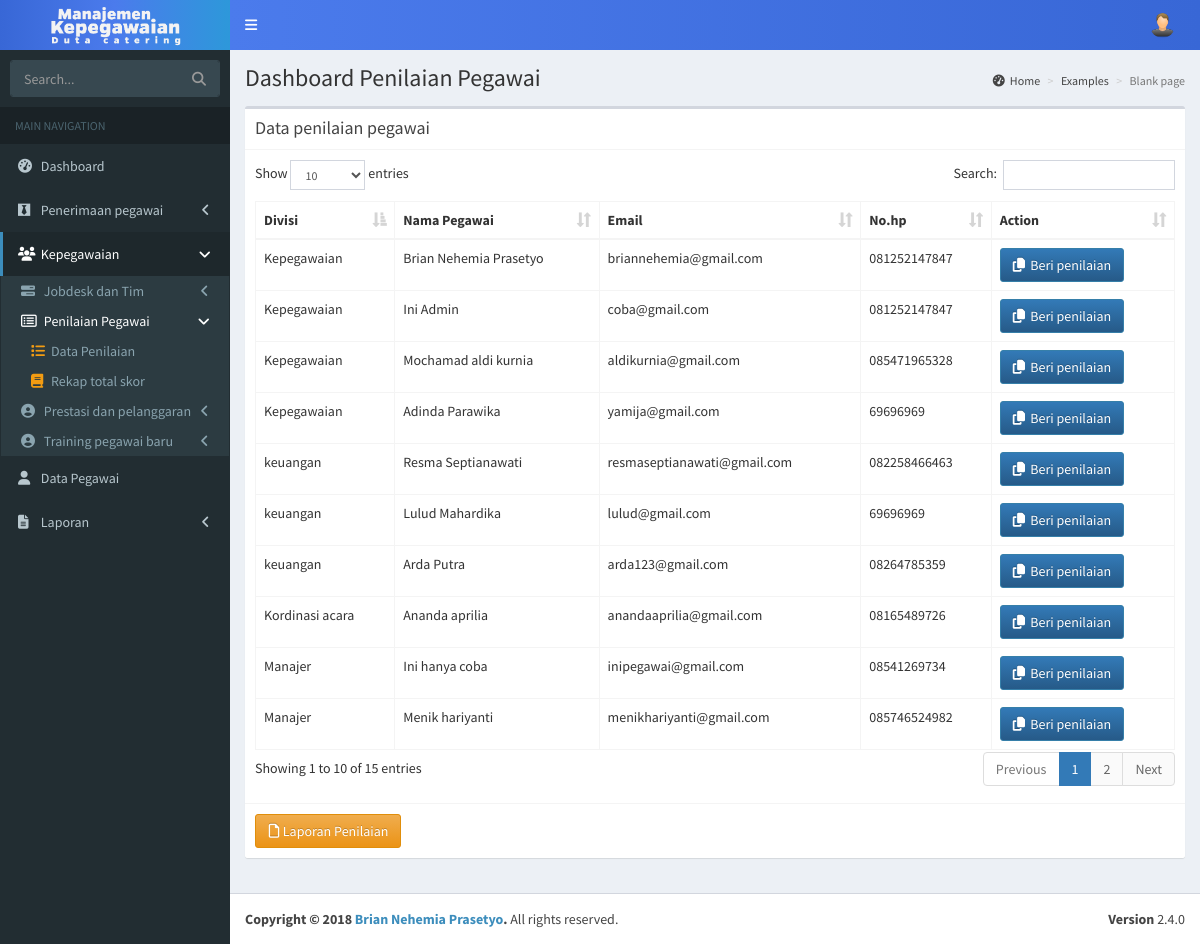
Screenshot of /admin/Datapenilaian.php with the database file from the repository.
### tables this page shows
CREATE TABLE `tbpegawai` (
  `idpegawai` varchar(11) NOT NULL,
  `username` varchar(200) NOT NULL,
  `password` varchar(200) NOT NULL,
  `namapegawai` varchar(100) NOT NULL,
  `email` varchar(200) NOT NULL,
  `alamat` varchar(100) NOT NULL,
  `tanggallahir` date DEFAULT NULL,
  `jeniskelamin` varchar(100) NOT NULL,
  `nohp` varchar(12) NOT NULL,
  `foto` varchar(500) NOT NULL,
  `tanggalaktifkerja` date DEFAULT NULL,
  `kodedivisi` varchar(11) DEFAULT NULL,
  `level` varchar(200) DEFAULT NULL,
  `idstatuspegawai` varchar(11) DEFAULT NULL,
  `idtim` varchar(11) DEFAULT NULL
);

CREATE TABLE `tbdivisi` (
  `kodedivisi` varchar(11) NOT NULL,
  `namadivisi` varchar(100) NOT NULL,
  `keterangan` varchar(500) NOT NULL
);

### db/mdl_penilaian.php (called while the page is built, shortened)
<?php
	class penilaian extends db_connect{
        public function readpenilaian1(){
            $con = $this->conn;
			$result = mysqli_query($con , "SELECT tbpegawai.*, tbdivisi.*
			FROM tbpegawai, tbdivisi
			WHERE tbpegawai.kodedivisi = tbdivisi.kodedivisi
			AND tbpegawai.kodedivisi is not null
			");
			return $result;
		}
	}
?>

### admin/Datapenilaian.php (the view, shortened to what this page needs)
<?php
include 'header.php';
include 'adminsidebar.php';
?>
  <div class="content-wrapper">
    <section class="content-header">
      <h1>
        Dashboard Penilaian Pegawai
      </h1>
      <ol class="breadcrumb">
        <li><a href="#"><i class="fa fa-dashboard"></i>Home</a></li>
        <li><a href="#">Examples</a></li>
        <li class="active">Blank page</li>
      </ol>
    </section>
    <section class="content">
      <div class="box">
        <div class="box-header with-border">
          <h3 class="box-title">Data penilaian pegawai</h3>
        </div>
        <div class="box-body" >
           <table  id="example2" class="table table-bordered table-hover">
                <thead>
                <tr>
                  <th>Divisi</th>
                  <th>Nama Pegawai</th>
                  <th>Email</th>
                  <th>No.hp</th>
                  <th>Action</th>
                </tr>
                </thead>
                <tbody>
                <?php
                require '../db/mdl_penilaian.php';
                $conn = new penilaian();
                $read = $conn->readpenilaian1();
				        while($fetch = $read->fetch_array()){
				        ?>
                <tr>
                    <td><?php echo $fetch['namadivisi'];?></td>
                    <td><?php echo $fetch['namapegawai'];?></td>
                    <td><?php echo $fetch['email']?></td>
					          <td><?php echo $fetch['nohp']?></td>
                  <td>
                    <a class="btn btn-primary" href="../admin/formpenilaianpegawai.php?idpegawai=<?php echo $fetch['idpegawai'];?>"><i style="width:12px;" class="fa fa-copy"></i>&nbsp&nbspBeri penilaian</a>
                 </td>
					      </tr>
                <?php
					      }
				        ?>
                </tbody>
              </table>
            </div>
        <div class="box-footer">
        <a class="btn btn-warning bg-orange" href="#"><i style="width:12px;" class="fa fa-file-o"></i>  Laporan Penilaian</a>
        </div>
      </div>
    </section>
  </div>
<?php
include 'footer.php';
 ?>

### assets/css/_all-skins.css (style rules this page uses)
.skin-blue .content-header { background: transparent; }

### rows the page displays
tbpegawai: kodedivisi.namadivisi "Kepegawaian", namapegawai "Brian Nehemia Prasetyo", email "briannehemia@gmail.com", nohp "081252147847"
tbpegawai: kodedivisi.namadivisi "Kepegawaian", namapegawai "Ini Admin", email "coba@gmail.com", nohp "081252147847"
tbpegawai: kodedivisi.namadivisi "Manajer", namapegawai "Ini hanya coba", email "inipegawai@gmail.com", nohp "08541269734"
tbpegawai: kodedivisi.namadivisi "Kepegawaian", namapegawai "Mochamad aldi kurnia", email "aldikurnia@gmail.com", nohp "085471965328"
tbpegawai: kodedivisi.namadivisi "keuangan", namapegawai "Resma Septianawati", email "resmaseptianawati@gmail.com", nohp "082258466463"
tbpegawai: kodedivisi.namadivisi "keuangan", namapegawai "Lulud Mahardika", email "lulud@gmail.com", nohp "69696969"
tbpegawai: kodedivisi.namadivisi "Kepegawaian", namapegawai "Adinda Parawika", email "yamija@gmail.com", nohp "69696969"
tbpegawai: kodedivisi.namadivisi "keuangan", namapegawai "Arda Putra", email "arda123@gmail.com", nohp "08264785359"
tbpegawai: kodedivisi.namadivisi "Kordinasi acara", namapegawai "Ananda aprilia", email "anandaaprilia@gmail.com", nohp "08165489726"
tbpegawai: kodedivisi.namadivisi "Manajer", namapegawai "Menik hariyanti", email "menikhariyanti@gmail.com", nohp "085746524982"
